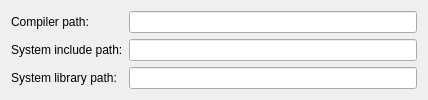
<?xml version="1.0" encoding="UTF-8"?>
<ui version="4.0">
 <class>Qt4ProjectManager::Internal::WinscwToolChainConfigWidget</class>
 <widget class="QWidget" name="Qt4ProjectManager::Internal::WinscwToolChainConfigWidget">
  <property name="geometry">
   <rect>
    <x>0</x>
    <y>0</y>
    <width>428</width>
    <height>95</height>
   </rect>
  </property>
  <property name="windowTitle">
   <string>Dialog</string>
  </property>
  <layout class="QGridLayout" name="gridLayout">
   <item row="0" column="0">
    <widget class="QLabel" name="label">
     <property name="text">
      <string>Compiler path:</string>
     </property>
    </widget>
   </item>
   <item row="0" column="1">
    <widget class="Utils::PathChooser" name="compilerPath"/>
   </item>
   <item row="1" column="0">
    <widget class="QLabel" name="label_2">
     <property name="text">
      <string>System include path:</string>
     </property>
    </widget>
   </item>
   <item row="1" column="1">
    <widget class="QLineEdit" name="includeEdit"/>
   </item>
   <item row="2" column="0">
    <widget class="QLabel" name="label_3">
     <property name="text">
      <string>System library path:</string>
     </property>
    </widget>
   </item>
   <item row="2" column="1">
    <widget class="QLineEdit" name="libraryEdit"/>
   </item>
  </layout>
 </widget>
 <customwidgets>
  <customwidget>
   <class>Utils::PathChooser</class>
   <extends>QLineEdit</extends>
   <header>utils/pathchooser.h</header>
  </customwidget>
 </customwidgets>
 <resources/>
 <connections/>
</ui>
